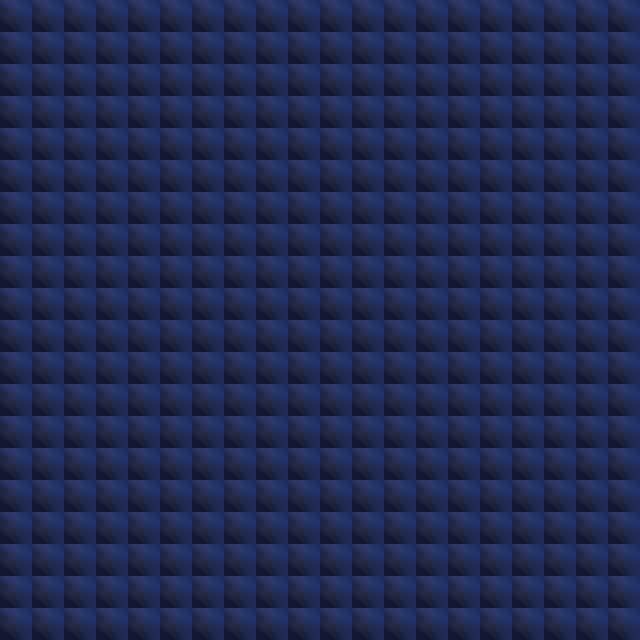

The image is a tile-based game level rendered from a .tmx file. Its description and source (layers, tilesets, objects; grid data summarised) follow:
An orthogonal 20x20 tile map with 32x32 px tiles, 1 tile layer (Слой тайлов 1).

<map version="1.0" orientation="orthogonal" renderorder="right-down" width="20" height="20" tilewidth="32" tileheight="32">
 <tileset firstgid="1" name="morrie" tilewidth="32" tileheight="32">
  <image source="morrie.jpg" width="1920" height="1080" />
 </tileset>
 <layer name="Слой тайлов 1" width="20" height="20">
  <data>[400 cells, 400 non-empty, 1 distinct tile ids]</data>
 </layer>
</map>